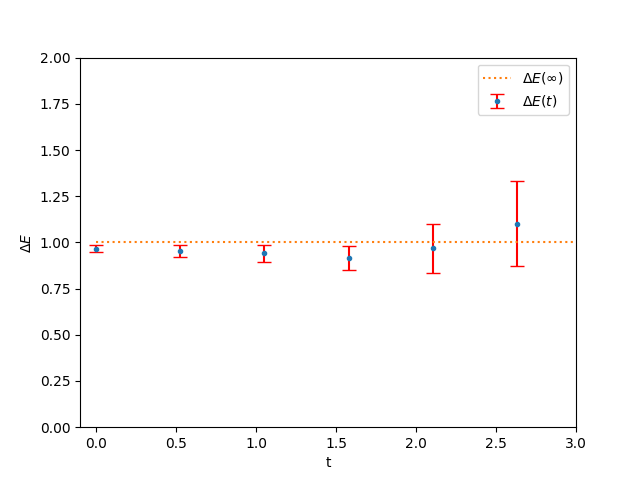

Python code for this plot:
import numpy as np
from Harmonic_MC import getG, update,bootstrap
from matplotlib import pyplot as plt

a = 0.5 #lattice spacing
N = 20 #lattice sites
T = a*N #total time
t= np.linspace(0,T,N) #time axis
epsilon = 1.4 #range for updating x
N_cor = 20 #Number of discarded updates before any evaluation of G, we run a highly-correlated one to see if binning helps
N_cf = 1000 #total number of configurations
N_boot = 100 #number of bootstrap copies of G

#The following function performs the bootstrap MC average of a function G. It takes as input a 2D array G,
#the number of sites N, the update range epsilon, the number of correlated configurations N_cor
#the total number of configurations N_cf and the number of copies N_boot of G. it returns a 2D array avg_G
#containing N_boot arrays of MC-averaged G_n.
def MCAverageBoot(G,N,N_boot,N_cf, N_cor, epsilon):
    x = np.zeros(N)
    G=np.zeros((N_cf,N))
    avg_G=np.zeros((N,N_boot))
    G_bootstrap=np.zeros((N_boot,N_cf,N))

    for _ in range(0,5*N_cor): # lattice thermalization
        update(x,epsilon)
    for alpha in range(0,N_cf):
        for _ in range(0,N_cor):
            update(x,epsilon)
        for n in range(0,N):
            G[alpha][n] = getG(x,n) #for each configuration x_aplha computes G_n

    G_bootstrap[0]=G #Keep original G as first bootstrap copy

    for k in range(1,N_boot):
        G_bootstrap[k]=bootstrap(G,N) #N_boot bootstrap copies of G

    for k in range(0,N_boot):
        for n in range(0,N):
            for alpha in range(0,N_cf):
                avg_G[n][k] +=  G_bootstrap[k][alpha][n]
            avg_G[n][k] = avg_G[n][k]/N_cf  #MC average on configurations for each bootstrap copy

    return avg_G

#The following function computes the energy gap and statistical errors for a bootstrap collection of configurations G.
#It takes as inputs a 2D array G and returns the array of energy gap dE_n averaged over the N_boot configurations in G
#and the corresponding statistical errors deltaE_n.
def DeltaE_bootstrap(G):
    dE = np.zeros((N,N_boot))
    dE_avg = np.zeros(N)
    dE_squared = np.zeros(N)
    deltaE = np.zeros(N)
    for k in range(N_boot):
        for n in range(N-1):
            dE[n][k] = np.log(np.abs(G[n][k]/G[n+1][k]))/a #compute dE_n for each bootstrap copy
    for n in range(N):
        for k in range(N_boot):
            dE_avg[n]+=dE[n][k] # compute energy gap as average of a*dE_n =ln(G_n/G_(n+1))
            dE_squared[n]+=(dE[n][k])**2 #sum of squares of dE
        dE_avg[n]=dE_avg[n]/N_boot #bootstrap average of dE
        dE_squared[n] = dE_squared[n]/N_boot #bootstrap average of dE^2
        deltaE[n]= ((dE_squared[n]-(dE_avg[n])**2))**(1/2) #statistical errors computed from bootstrap distribution
    return dE_avg, deltaE

#Main body of the program
g = np.zeros((N_cf,N))
G =MCAverageBoot(g,N,N_boot,N_cf, N_cor, epsilon) # MC average of bootstrapped G

#Compute the energy gap at time tn for each n and the corresponding error
dE_avg, deltaE = DeltaE_bootstrap(G)

fig = plt.figure()
l1 = plt.errorbar(t,dE_avg,yerr= deltaE, ecolor = 'r', capsize=5, label=r'$\Delta E (t)$', marker = '.', linestyle = 'none') #plot the numerical values
l2 = plt.plot(t,np.ones(N), label = r'$\Delta E(\infty)$', linestyle = 'dotted') #asymptotic value of dE
plt.axis([-0.1,3,0,2])
plt.xlabel('t')
plt.ylabel('$\Delta E$')
plt.legend(loc='upper right')
plt.show()
